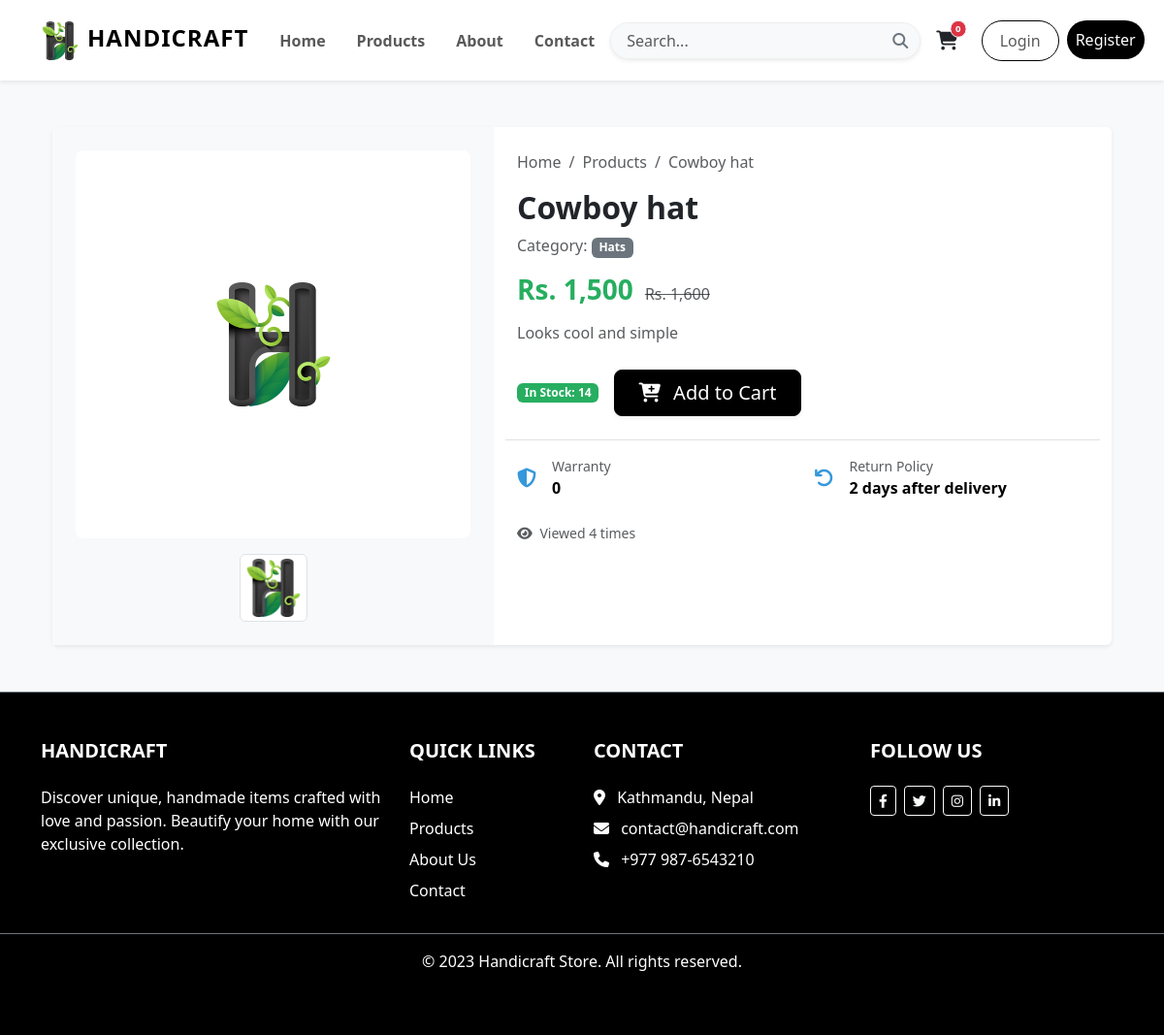
Screenshot of /product/cowboy-hat/ with the database file from the repository.
### ecomapp/models.py (models this page shows, shortened)
class Product(models.Model):
    title = models.CharField(max_length=200)
    slug = models.SlugField(unique=True)
    category = models.ForeignKey(Category, on_delete=models.CASCADE)
    image = models.ImageField(upload_to="products")
    marked_price = models.PositiveIntegerField()
    selling_price = models.PositiveIntegerField()
    description = models.TextField()
    warranty = models.CharField(max_length=300, null=True, blank=True)
    return_policy = models.CharField(max_length=300, null=True, blank=True)
    view_count = models.PositiveIntegerField(default=0)
    stock_quantity = models.PositiveIntegerField(default=0)
    created_at = models.DateTimeField(auto_now_add=True)
    updated_at = models.DateTimeField(auto_now=True)
    def save(self, *args, **kwargs):
        super().save(*args, **kwargs)

class ProductImage(models.Model):
    product = models.ForeignKey(Product, on_delete=models.CASCADE)
    image = models.ImageField(upload_to="products/images/")
    created_at = models.DateTimeField(auto_now_add=True)
    updated_at = models.DateTimeField(auto_now=True)

class Category(models.Model):
    title = models.CharField(max_length=200, unique=True)
    slug = models.SlugField(unique=True)
    created_at = models.DateTimeField(auto_now_add=True)
    updated_at = models.DateTimeField(auto_now=True)
    def __str__(self):
        return self.title

### ecomapp/views.py (the view)
# urls.py: path("product/<slug:slug>/", ProductDetailView.as_view(), name="productdetail"),
class ProductDetailView(EcomMixin, TemplateView):
    template_name = "productdetail.html"
    def get_context_data(self, **kwargs):
        context = super().get_context_data(**kwargs)
        url_slug = self.kwargs["slug"]
        product = Product.objects.get(slug=url_slug)
        product.view_count += 1
        product.save()
        context["product"] = product
        return context

### ecomapp/views.py (called while the page is built, shortened)
    def dispatch(self, request, *args, **kwargs):
        cart_id = request.session.get("cart_id")
        return super().dispatch(request, *args, **kwargs)

### templates/productdetail.html (shortened to what this page needs)
{% extends 'base.html' %}
{% load humanize %}
{% block content %}
<div class="container mt-5 mb-5">
    <div class="card shadow-sm border-0">
        <div class="row g-0">
            <div class="col-md-5 p-4 d-flex flex-column align-items-center bg-light">
                <div class="main-image mb-3" style="width: 100%; height: 400px; display: flex; align-items: center; justify-content: center; background: white; border-radius: 8px; overflow: hidden;">
                    <img src="{{product.image.url}}" alt="{{product.title}}" class="img-fluid" style="max-height: 100%; object-fit: contain;">
                </div>
                <div class="d-flex justify-content-center gap-2 flex-wrap">
                    {% for pi in product.productimage_set.all %}
                        <a href="{{pi.image.url}}" target="_blank" class="border rounded p-1 bg-white" style="width: 70px; height: 70px; display: flex; align-items: center; justify-content: center;">
                            <img src="{{pi.image.url}}" class="img-fluid" style="max-height: 100%; max-width: 100%;" alt="Product Image">
                        </a>
                    {% endfor %}
                </div>
            </div>
            <div class="col-md-7 p-4">
                <nav aria-label="breadcrumb">
                    <ol class="breadcrumb">
                        <li class="breadcrumb-item"><a href="{% url 'ecomapp:home' %}" class="text-decoration-none text-muted">Home</a></li>
                        <li class="breadcrumb-item"><a href="{% url 'ecomapp:allproducts' %}" class="text-decoration-none text-muted">Products</a></li>
                        <li class="breadcrumb-item active" aria-current="page">{{product.title}}</li>
                    </ol>
                </nav>
                <h2 class="fw-bold text-dark mb-2">{{product.title}}</h2>
                <p class="text-muted mb-3">Category: <span class="badge bg-secondary">{{product.category}}</span></p>
                <div class="mb-3">
                    <span class="h3 text-price fw-bold me-2">Rs. {{product.selling_price|intcomma}}</span>
                    {% if product.marked_price > product.selling_price %}
                        <span class="text-muted text-decoration-line-through">Rs. {{product.marked_price|intcomma}}</span>
                    {% endif %}
                </div>
                <p class="text-muted mb-4" style="line-height: 1.6;">
                    {{product.description}}
                </p>
                <div class="d-flex align-items-center mb-4">
                    {% if product.stock_quantity > 0 %}
                        <span class="badge me-3" style="background-color: var(--accent-color);">In Stock: {{product.stock_quantity}}</span>
                        <button onclick="addToCart('{% url 'ecomapp:addtocart' product.id %}')" class="btn btn-primary-custom btn-lg px-4 shadow-sm">
                            <i class="fas fa-cart-plus me-2"></i> Add to Cart
                        </button>
                    {% else %}
                        <span class="badge me-3" style="background-color: var(--danger-color);">Out of Stock</span>
                        <button class="btn btn-secondary btn-lg px-4" disabled>Out of Stock</button>
                    {% endif %}
                </div>
                <div class="row mt-4 border-top pt-3">
                    <div class="col-md-6 mb-2">
                        <div class="d-flex align-items-center">
                            <i class="fas fa-shield-alt fa-lg me-3" style="color: var(--secondary-color);"></i>
                            <div>
                                <small class="text-muted d-block">Warranty</small>
                                <span class="fw-bold" style="color: var(--primary-color);">{{product.warranty}}</span>
                            </div>
                        </div>
                    </div>
                    <div class="col-md-6 mb-2">
                        <div class="d-flex align-items-center">
                            <i class="fas fa-undo fa-lg me-3" style="color: var(--secondary-color);"></i>
                            <div>
                                <small class="text-muted d-block">Return Policy</small>
                                <span class="fw-bold" style="color: var(--primary-color);">{{product.return_policy}}</span>
                            </div>
                        </div>
                    </div>
                </div>
                <div class="mt-3 text-muted small">
                    <i class="fas fa-eye me-1"></i> Viewed {{product.view_count}} times
                </div>
            </div>
        </div>
    </div>
</div>
{% endblock %}

### templates/base.html (style rules this page uses)
:root { --primary-color: #000000; --secondary-color: #3498db; --accent-color: #27ae60; --danger-color: #e74c3c; --warning-color: #f39c12; --light-bg: #f8f9fa; --white: #ffffff; --dark-text: #2c3e50; --gray-text: #6c757d; --gradient-primary: linear-gradient(45deg, var(--primary-color), var(--secondary-color)); --gradient-header: linear-gradient(to left, var(--white), var(--primary-color), var(--white)); --gradient-section: linear-gradient(to right, var(--primary-color), var(--white)); }
body { font-family: 'Segoe UI', Tahoma, Geneva, Verdana, sans-serif; background-color: var(--light-bg); color: var(--dark-text); }
.btn-primary-custom { background-color: var(--primary-color); border-color: var(--primary-color); color: var(--white); }
.text-price { color: var(--accent-color); font-weight: bold; }

### rows the page displays
Product: image (picture), title "Cowboy hat", category "Hats", selling_price "1,500", marked_price "1,600", description "Looks cool and simple", stock_quantity "14", warranty "0", return_policy "2 days after delivery", view_count "4"
ProductImage: image (picture)
